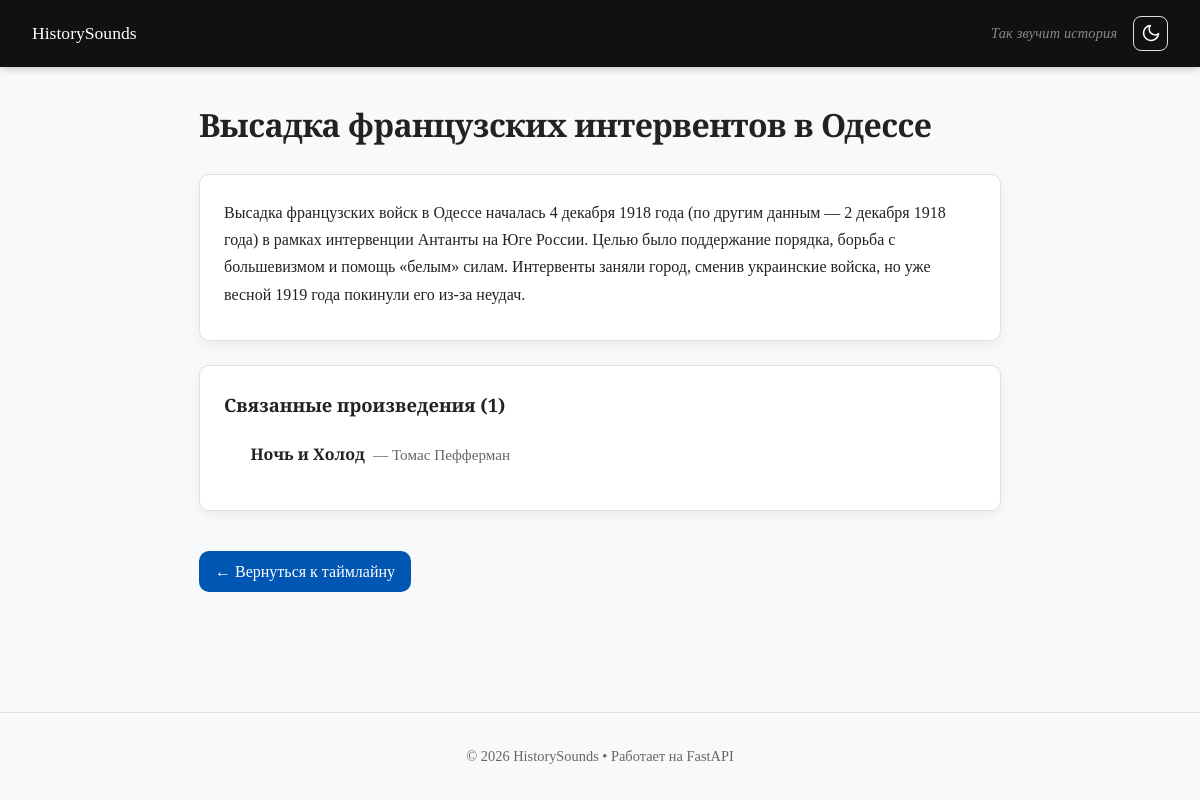
The app's page /event/7, older data.
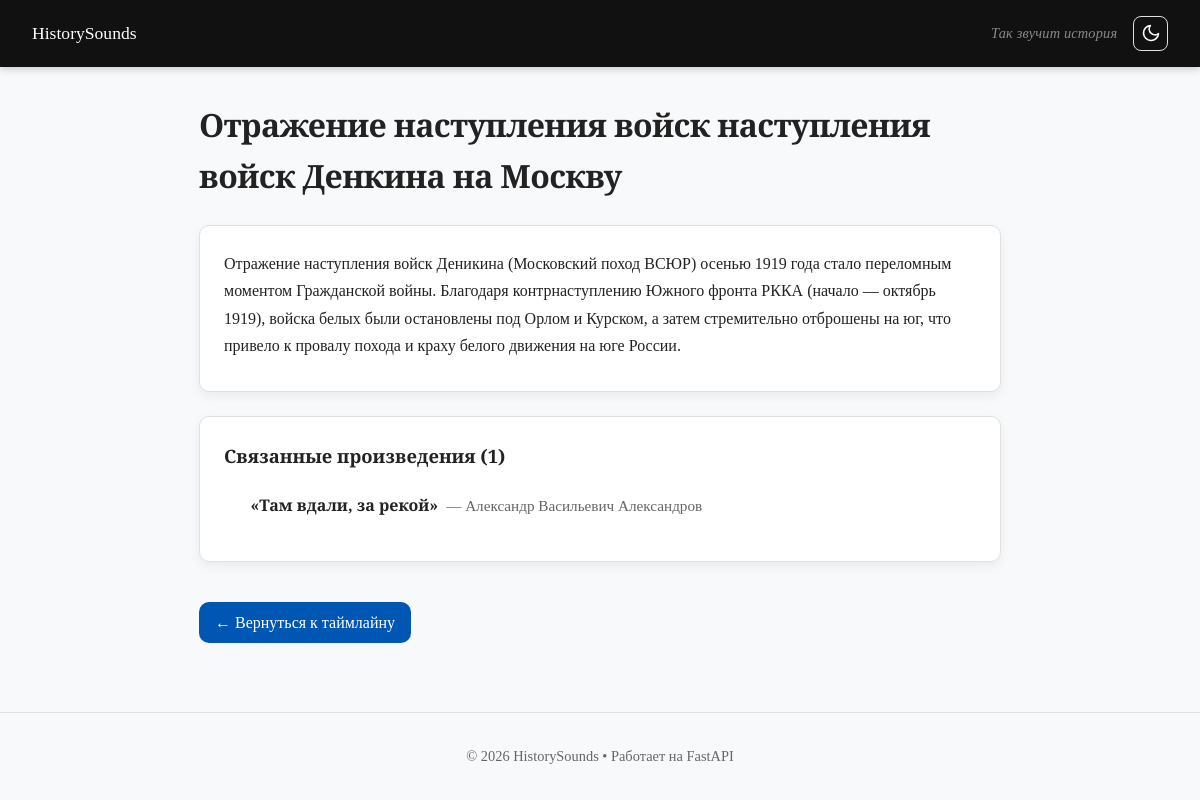
The same page, newer data.
### models/events.py (models this page shows)
class Event(Base):
    __tablename__ = "events"
    id = Column(Integer, primary_key=True, index=True, autoincrement=True)
    title = Column(String, nullable=True)
    description = Column(String, nullable=False)
    excel_id = Column(String, index=True)
    songs = relationship("Song", secondary=song_event, back_populates="events")
    year_start = Column(Integer, nullable=True)
    year_end = Column(Integer, nullable=True)

### models/songs.py (models this page shows)
class Song(Base):
    __tablename__ = "songs"
    id = Column(Integer, primary_key=True, index=True, autoincrement=True)
    name = Column(String, nullable=False)
    composer = Column(String, nullable=False)
    description = Column(Text, nullable=True)
    composer_info = Column(String, nullable=True)
    link = Column(String, nullable=True)
    events = relationship("Event", secondary=song_event, back_populates="songs")

### app.py (the view)
@app.get("/event/{event_id}", response_class=HTMLResponse)
async def event_page(request: Request, event_id: int, db: Session = Depends(get_db)):
    event = db.query(Event).filter(Event.id == event_id).first()
    if not event:
        raise HTTPException(status_code=404, detail="Event not found")
    return templates.TemplateResponse(request, "event.html", {"event": event})

### templates/event.html (shortened to what this page needs)
{% extends "base.html" %}
{% block content %}
<article class="event-page">
  <div class="page-header">
    <h1>{{ event.title }}</h1>
  </div>
  <div class="card">
    <p>{{ event.description }}</p>
  </div>
  {% if event.songs %}
  <div class="card">
    <h3>Связанные произведения ({{ event.songs|length }})</h3>
    <ul class="song-list">
{% for song in event.songs %}
  <li>
    <a href="/song/{{ song.name | e }}?from_event={{ event.id }}" class="song-link">
      <span class="song-title">{{ song.name }}</span>
      <span class="song-composer">
        {% if song.composer and song.composer|lower not in ['nan','none','','?','—','-'] %}
          — {{ song.composer }}
        {% else %}
          — <em>Автор неизвестен</em>
        {% endif %}
      </span>
    </a>
  </li>
{% endfor %}
</ul>
  </div>
  {% else %}
  <div class="card">
    <p style="color:var(--text-muted); font-style:italic;">Нет связанных музыкальных произведений.</p>
  </div>
  {% endif %}
  <a href="/timeline" class="back-btn">← Вернуться к таймлайну</a>
</article>
{% endblock %}

### templates/base.html (shortened to what this page needs)
<!DOCTYPE html>
<html lang="ru">
<head>
  <link rel="stylesheet" href="/static/style.css">
</head>
<body>
    <header>
        <a href="/" class="logo">HistorySounds</a>
        <nav style="display: flex; align-items: center; gap: 1rem;">
  <span class="slogan">Так звучит история</span>
  <button id="theme-toggle" class="theme-toggle" aria-label="Переключить тему">
    <svg class="icon-moon" xmlns="http://www.w3.org/2000/svg" width="20" height="20" viewBox="0 0 24 24" fill="none" stroke="currentColor" stroke-width="2" stroke-linecap="round" stroke-linejoin="round">
      <path d="M21 12.79A9 9 0 1 1 11.21 3 7 7 0 0 0 21 12.79z"/>
    </svg>
  </button>
</nav>
    </header>
    <main>
        {% block content %}{% endblock %}
    </main>
    <footer>
        <p>© 2026 HistorySounds • Работает на FastAPI</p>
    </footer>
</body>
</html>

### static/style.css (style rules this page uses)
:root { --primary: #0056b3; --primary-hover: #003d82; --bg: #f8f9fa; --card-bg: #ffffff; --text: #222; --text-muted: #666; --border: #e0e0e0; --shadow: 0 4px 12px rgba(0,0,0,0.06); --shadow-hover: 0 8px 24px rgba(0,0,0,0.12); --radius: 10px; --transition: 0.2s ease; }
* { box-sizing: border-box; margin: 0; padding: 0; }
html, body { font-family: "Merriweather", serif; line-height: 1.6; color: var(--text); background: var(--bg); min-height: 100vh; display: flex; flex-direction: column; }
header { display: flex; justify-content: space-between; align-items: center; padding: 1rem 2rem; background: #111; color: white; position: sticky; top: 0; z-index: 10; box-shadow: 0 2px 8px rgba(0,0,0,0.2); }
header a { color: white; text-decoration: none; font-weight: 500; font-size: 1.1rem; transition: opacity var(--transition); }
.slogan { font-style: italic; font-weight: 400; color: rgba(255, 255, 255, 0.5); font-size: 0.9rem; letter-spacing: 0.01em; cursor: default; }
main { max-width: 850px; margin: 0 auto; padding: 2rem 1.5rem 4rem; flex: 1; width: 100%; }
h1 { margin-bottom: 0.5rem; font-size: 2rem; letter-spacing: -0.02em; }
.page-header { margin-bottom: 1.5rem; }
.page-header h1 { margin-bottom: 0.25rem; }
.card { background: var(--card-bg); padding: 1.5rem; border-radius: var(--radius); box-shadow: var(--shadow); margin-bottom: 1.5rem; border: 1px solid var(--border); }
.card h3 { margin-bottom: 0.75rem; font-size: 1.15rem; }
.card p, .card li { line-height: 1.7; margin-bottom: 0.5rem; }
.card ul { padding-left: 1.25rem; }
.back-btn { display: inline-flex; align-items: center; gap: 0.5rem; margin-top: 1rem; padding: 0.5rem 1rem; background: var(--primary); color: white; text-decoration: none; border-radius: var(--radius); font-weight: 500; transition: background var(--transition); }
.song-list { list-style: none; padding: 0; }
.song-list li { border-bottom: 1px solid var(--border); transition: background 0.2s; }
.song-list li:last-child { border-bottom: none; }
.song-link { display: flex; align-items: baseline; gap: 0.5rem; padding: 0.6rem 0.4rem; text-decoration: none; color: var(--text); border-radius: 6px; transition: background 0.2s, color 0.2s; }
.song-title { font-weight: 600; }
.song-composer { color: var(--text-muted); font-size: 0.95rem; }
footer { text-align: center; padding: 2rem 1rem; color: var(--text-muted); font-size: 0.9rem; border-top: 1px solid var(--border); margin-top: auto; }
.theme-toggle { background: rgba(255, 255, 255, 0.12); border: 1px solid rgba(255, 255, 255, 0.25); border-radius: 8px; padding: 0.45rem; cursor: pointer; transition: background 0.2s ease, transform 0.2s ease; }
.theme-toggle svg { stroke: #ffffff; fill: none; stroke-width: 2; width: 20px; height: 20px; }
.theme-toggle { background: none; border: 1px solid var(--border); color: var(--text); cursor: pointer; padding: 0.4rem; border-radius: 8px; display: flex; align-items: center; justify-content: center; transition: background var(--transition), color var(--transition); }
.theme-toggle .icon-moon { display: block; }

Row changes from the older to the newer data that the page shows:
no longer on this page (row edited): Song: name "Ночь и Холод", composer "Томас Пефферман"
changed Event: title "Высадка французских интервентов в Одессе" → "Отражение наступления войск наступления войск Денкина на Москву"; description "Высадка французских войск в Одессе началась 4 декабря 1918 года (по другим данным — 2 декабря 1918 года) в рамках интервенции Антанты на Юге России. Целью было поддержание порядка, борьба с большевизмом и помощь «белым» силам. Интервенты заняли город, сменив украинские войска, но уже весной 1919 года покинули его из-за неудач." → "Отражение наступления войск Деникина (Московский поход ВСЮР) осенью 1919 года стало переломным моментом Гражданской войны. Благодаря контрнаступлению Южного фронта РККА (начало — октябрь 1919), войска белых были остановлены под Орлом и Курском, а затем стремительно отброшены на юг, что привело к провалу похода и краху белого движения на юге России."
now on this page (row edited): Song: name "«Там вдали, за рекой»", composer "Александр Васильевич Александров"
